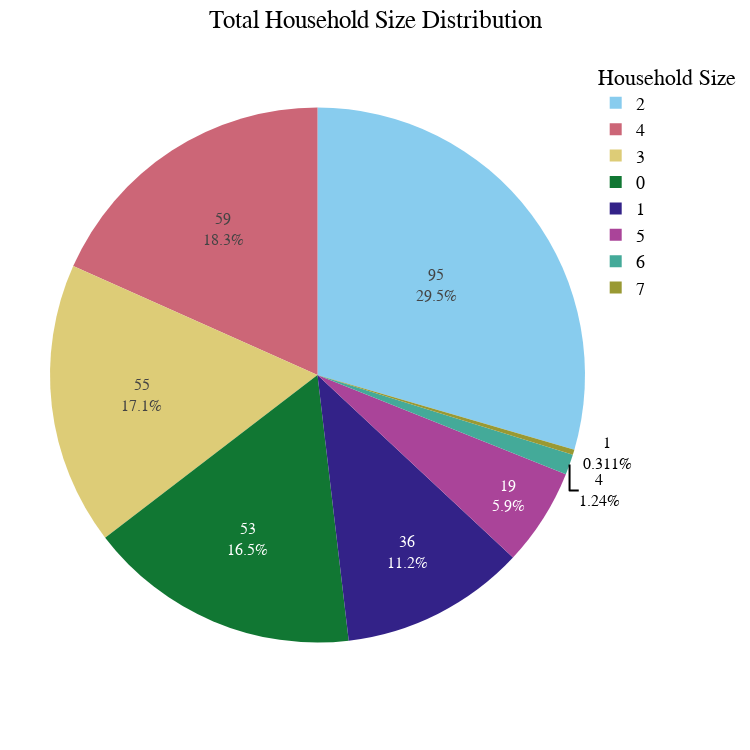

Notebook code cell kept with this figure:
### Code cell
# Convert relevant columns to numeric, forcing errors to NaN (non-numeric values will be replaced with NaN)
df['Adults'] = pd.to_numeric(df['8. How many people  / family members live in your household? (for safety related questions) [Adults (18 and older)]'], errors='coerce')
df['Kids'] = pd.to_numeric(df['8. How many people  / family members live in your household? (for safety related questions) [Kids (6-17)]'], errors='coerce')
df['Toddlers'] = pd.to_numeric(df['8. How many people  / family members live in your household? (for safety related questions) [Toddlers (1-5)]'], errors='coerce')
df['Infants'] = pd.to_numeric(df['8. How many people  / family members live in your household? (for safety related questions) [Infants (younger than 1)]'], errors='coerce')

# Replace NaN values with 0 (or handle them differently if needed)
df.fillna(0, inplace=True)

# Calculate the total number of people per household by summing across columns
df['Total Household Size'] = df[['Adults', 'Kids', 'Toddlers', 'Infants']].sum(axis=1)

# Create a pie chart based on the total household size distribution
household_size_counts = df['Total Household Size'].value_counts()

# Create the pie chart
fig = px.pie(
    names=household_size_counts.index, 
    values=household_size_counts.values, 
    title='Total Household Size Distribution',
    color_discrete_sequence=px.colors.qualitative.Safe,  # Using your preferred color palette
    width=750,  
    height=750
)

# Aesthetic improvements based on your preferences
fig.update_layout(
    title_text='Total Household Size Distribution',  
    title_x=0.5,  
    font=dict(
        family="Arial, sans-serif",  
        size=18,  
        color="black"  
    ),
    legend_title_text='Household Size',  
    margin=dict(t=50, b=50, l=50, r=50)  
)

fig.update_traces(
    hoverinfo='label+percent',  
    textinfo='value+percent',   
    textfont_size=16            
)

# Display the plot
fig.show()

total_responses = len(df)
print(f"Total number of responses: {total_responses}")

### Figure 1 — Plotly figure (JSON) as saved in the notebook; plotly's stock layout.template omitted (floating-point values rounded to 4 significant figures)
{"data": [{"domain": {"x": [0, 1], "y": [0, 1]}, "hoverinfo": "label+percent", "hovertemplate": "label=%{label}<br>value=%{value}<extra></extra>", "labels": [2, 4, 3, 0, 1, 5, 6, 7], "legendgroup": "", "name": "", "showlegend": true, "textfont": {"size": 16}, "textinfo": "value+percent", "type": "pie", "values": [95, 59, 55, 53, 36, 19, 4, 1]}], "layout": {"font": {"color": "black", "family": "Arial, sans-serif", "size": 18}, "height": 750, "legend": {"title": {"text": "Household Size"}, "tracegroupgap": 0}, "margin": {"b": 50, "l": 50, "r": 50, "t": 50}, "piecolorway": ["rgb(136, 204, 238)", "rgb(204, 102, 119)", "rgb(221, 204, 119)", "rgb(17, 119, 51)", "rgb(51, 34, 136)", "rgb(170, 68, 153)", "rgb(68, 170, 153)", "rgb(153, 153, 51)", "rgb(136, 34, 85)", "rgb(102, 17, 0)", "rgb(136, 136, 136)"], "title": {"text": "Total Household Size Distribution", "x": 0.5}, "width": 750}}
